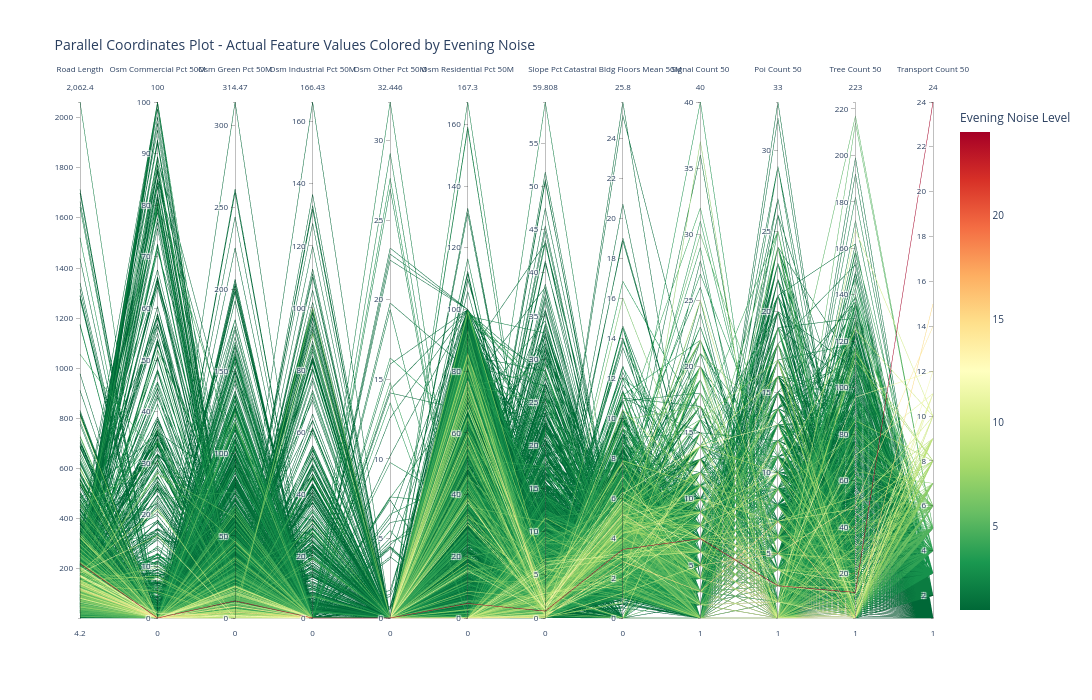

The cell this chart's notebook holds for it:
### Markdown cell above
### Evening Noise

### Code cell
# Create parallel coordinates plot for evening noise
fig_evening = px.parallel_coordinates(
    dataset,
    dimensions=[col for col in numeric_cols],
    color='noise_evening' if 'noise_evening' in numeric_cols else numeric_cols[-1],
    color_continuous_scale='RdYlGn_r',
    labels={col: col.replace('_', ' ').title() for col in numeric_cols},
    title='Parallel Coordinates Plot - Actual Feature Values Colored by Evening Noise',
    height=700,
    width=1400
)

fig_evening.update_layout(
    font=dict(size=10),
    coloraxis_colorbar=dict(title="Evening Noise Level")
)

fig_evening.show()

### Figure 1 — Plotly figure (JSON) as saved in the notebook; plotly's stock layout.template omitted (floating-point values rounded to 4 significant figures; data arrays with more than 128 entries replaced by an {"elided": "..."} marker saying what was removed)
{"data": [{"dimensions": [{"label": "Road Length", "values": {"elided": "15115 float values"}}, {"label": "Osm Commercial Pct 50M", "values": {"elided": "15115 float values"}}, {"label": "Osm Green Pct 50M", "values": {"elided": "15115 float values"}}, {"label": "Osm Industrial Pct 50M", "values": {"elided": "15115 float values"}}, {"label": "Osm Other Pct 50M", "values": {"elided": "15115 float values"}}, {"label": "Osm Residential Pct 50M", "values": {"elided": "15115 float values"}}, {"label": "Slope Pct", "values": {"elided": "15115 float values"}}, {"label": "Catastral Bldg Floors Mean 50M", "values": {"elided": "15115 float values"}}, {"label": "Signal Count 50", "values": {"elided": "15115 int values"}}, {"label": "Poi Count 50", "values": {"elided": "15115 int values"}}, {"label": "Tree Count 50", "values": {"elided": "15115 int values"}}, {"label": "Transport Count 50", "values": {"elided": "15115 int values"}}], "domain": {"x": [0, 1], "y": [0, 1]}, "line": {"color": {"elided": "15115 int values"}, "coloraxis": "coloraxis"}, "name": "", "type": "parcoords"}], "layout": {"coloraxis": {"colorbar": {"title": {"text": "Evening Noise Level"}}, "colorscale": [[0, "rgb(0,104,55)"], [0.1, "rgb(26,152,80)"], [0.2, "rgb(102,189,99)"], [0.3, "rgb(166,217,106)"], [0.4, "rgb(217,239,139)"], [0.5, "rgb(255,255,191)"], [0.6, "rgb(254,224,139)"], [0.7, "rgb(253,174,97)"], [0.8, "rgb(244,109,67)"], [0.9, "rgb(215,48,39)"], [1, "rgb(165,0,38)"]]}, "font": {"size": 10}, "height": 700, "legend": {"tracegroupgap": 0}, "title": {"text": "Parallel Coordinates Plot - Actual Feature Values Colored by Evening Noise"}, "width": 1400}}
